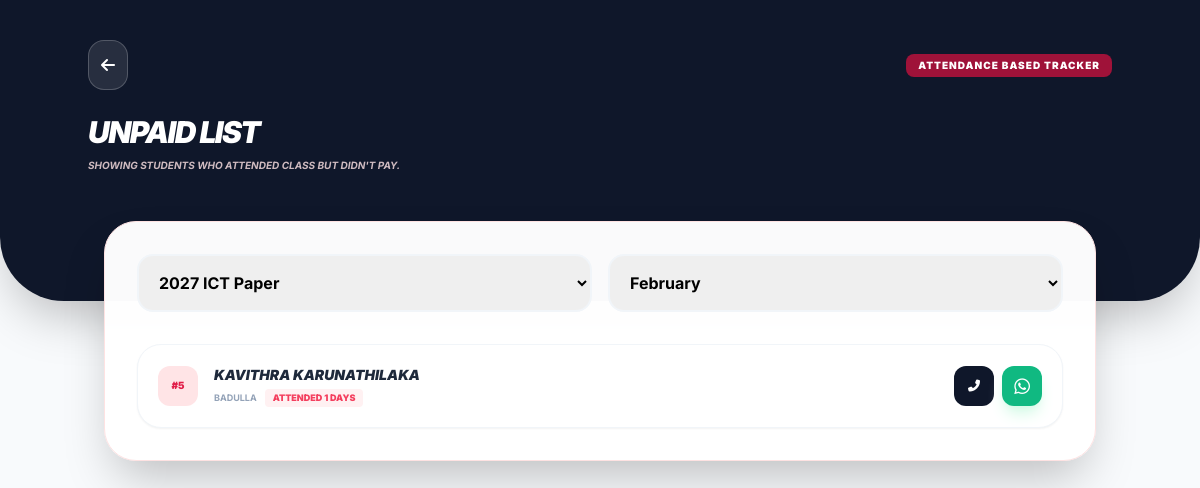
The app's page /unpaid_students.php?class_id=6 (signed in) with its own data.
### tables this page shows
CREATE TABLE `student` (
  `id` int(11) NOT NULL,
  `full_name` varchar(255) NOT NULL,
  `gmail` varchar(255) NOT NULL,
  `nic_number` varchar(20) DEFAULT NULL,
  `school` varchar(100) DEFAULT NULL,
  `dob` date DEFAULT NULL,
  `address` text DEFAULT NULL,
  `contact_number` varchar(20) NOT NULL,
  `town` varchar(255) DEFAULT NULL,
  `password` varchar(255) NOT NULL DEFAULT '123456789',
  `profile_pic` varchar(255) DEFAULT 'default_st.png',
  `created_at` timestamp NOT NULL DEFAULT current_timestamp(),
  `status` varchar(20) DEFAULT 'pending'
);

### unpaid_students.php (the view, shortened to what this page needs)
<?php
include 'config.php';
$filter_class = isset($_GET['class_id']) ? mysqli_real_escape_string($conn, $_GET['class_id']) : '';
$filter_month = isset($_GET['month']) ? mysqli_real_escape_string($conn, $_GET['month']) : date('F');
$filter_year = date('Y');
$classes_list = $conn->query("SELECT * FROM classes ORDER BY exam_year DESC");
$unpaid_result = [];
if (!empty($filter_class)) {
    $sql = "SELECT s.id, s.full_name, s.contact_number, s.town,
            (SELECT COUNT(*) FROM attendance a
             WHERE a.student_id = s.id
             AND a.class_id = '$filter_class'
             AND MONTHNAME(a.date) = '$filter_month'
             AND YEAR(a.date) = '$filter_year') as days_attended
            FROM student s
            JOIN student_classes sc ON s.id = sc.student_id
            WHERE sc.class_id = '$filter_class'
            -- Logic: Must have at least 1 attendance record for the selected month
            AND EXISTS (
                SELECT 1 FROM attendance a
                WHERE a.student_id = s.id
                AND a.class_id = '$filter_class'
                AND MONTHNAME(a.date) = '$filter_month'
                AND YEAR(a.date) = '$filter_year'
            )
            -- Logic: Must NOT have a payment record for the selected month
            AND s.id NOT IN (
                SELECT p.student_id
                FROM class_fees_payments p
                WHERE p.class_id = '$filter_class'
                AND p.payment_month = '$filter_month'
            )
            ORDER BY days_attended DESC, s.full_name ASC";
    $unpaid_result = $conn->query($sql);
}
?>
<!DOCTYPE html>
<html lang="en">
<head>
    <script src="https://cdn.tailwindcss.com"></script>
    <link rel="stylesheet" href="https://cdnjs.cloudflare.com/ajax/libs/font-awesome/6.4.0/css/all.min.css">
</head>
<body class="min-h-screen pb-32">
    <div class="bg-slate-900 text-white pb-32 pt-10 px-6 rounded-b-[4rem] shadow-2xl">
        <div class="max-w-5xl mx-auto">
            <div class="flex justify-between items-center mb-6">
                <a href="class_fees.php" class="bg-white/10 p-3 rounded-2xl border border-white/20"><i class="fas fa-arrow-left"></i></a>
                <span class="text-[10px] font-black uppercase tracking-widest bg-rose-800 px-3 py-1 rounded-lg">Attendance Based Tracker</span>
            </div>
            <h1 class="text-3xl font-black italic uppercase tracking-tighter">Unpaid List</h1>
            <p class="text-rose-100 text-[10px] font-bold uppercase mt-2 opacity-80 italic">Showing students who attended class but didn't pay.</p>
        </div>
    </div>
    <main class="max-w-5xl mx-auto px-4 -mt-20">
        <div class="glass-card shadow-2xl p-6 md:p-8">
            <form action="" method="GET" class="grid grid-cols-1 md:grid-cols-2 gap-4 mb-8">
                <select name="class_id" class="p-4 rounded-2xl border-2 border-slate-100 font-bold outline-none focus:border-rose-400" onchange="this.form.submit()" required>
                    <?php while($c = $classes_list->fetch_assoc()): ?>
                        <option value="<?= $c['class_id'] ?>" <?= ($filter_class == $c['class_id']) ? 'selected' : '' ?>>
                            <?= $c['exam_year'] ?> <?= $c['subject'] ?>
                        </option>
                    <?php endwhile; ?>
                </select>
                <select name="month" class="p-4 rounded-2xl border-2 border-slate-100 font-bold outline-none focus:border-rose-400" onchange="this.form.submit()">
                    <?php
                    $months = ["January", "February", "March", "April", "May", "June", "July", "August", "September", "October", "November", "December"];
                    foreach($months as $m) echo "<option value='$m' ".($filter_month==$m?'selected':'').">$m</option>";
                    ?>
                </select>
            </form>
            <?php if (!empty($filter_class)): ?>
            <div class="space-y-4">
                <?php if($unpaid_result && $unpaid_result->num_rows > 0): ?>
                    <?php while($row = $unpaid_result->fetch_assoc()): ?>
                        <div class="defaulter-row p-5 rounded-3xl flex items-center justify-between shadow-sm">
                            <div class="flex items-center gap-4">
                                <div class="w-10 h-10 bg-rose-100 text-rose-600 rounded-xl flex items-center justify-center font-black text-[10px]">
                                    #<?= $row['id'] ?>
                                </div>
                                <div>
                                    <h3 class="text-sm font-black text-slate-800 uppercase italic"><?= $row['full_name'] ?></h3>
                                    <div class="flex items-center gap-2 mt-1">
                                        <span class="text-[9px] font-bold text-slate-400 uppercase"><?= $row['town'] ?></span>
                                        <span class="text-[9px] font-black text-rose-500 bg-rose-50 px-2 py-0.5 rounded uppercase">
                                            Attended <?= $row['days_attended'] ?> Days
                                        </span>
                                    </div>
                                </div>
                            </div>
                            <div class="flex gap-2">
                                <a href="tel:<?= $row['contact_number'] ?>" class="w-10 h-10 bg-slate-900 text-white rounded-xl flex items-center justify-center"><i class="fas fa-phone-alt text-xs"></i></a>
                                <a href="https://wa.me/94<?= ltrim($row['contact_number'], '0') ?>" class="w-10 h-10 bg-emerald-500 text-white rounded-xl flex items-center justify-center shadow-lg shadow-emerald-100"><i class="fab fa-whatsapp text-lg"></i></a>
                            </div>
                        </div>
                    <?php endwhile; ?>
                <?php endif; ?>
            </div>
            <?php endif; ?>
        </div>
    </main>
</body>
</html>

### unpaid_students.php (style rules this page uses)
body { font-family: 'Inter', sans-serif; background: #f8fafc; }
.glass-card { background: rgba(255, 255, 255, 0.98); border-radius: 2rem; border: 1px solid #fee2e2; }
.defaulter-row { background: white; border: 1px solid #f1f5f9 !important; transition: 0.3s; }

### records on screen
student: id "5", full_name "KAVITHRA KARUNATHILAKA", town "BADULLA", days_attended "1"

### other values on screen
form field class_id "2027 ICT Paper"
form field month "February"
